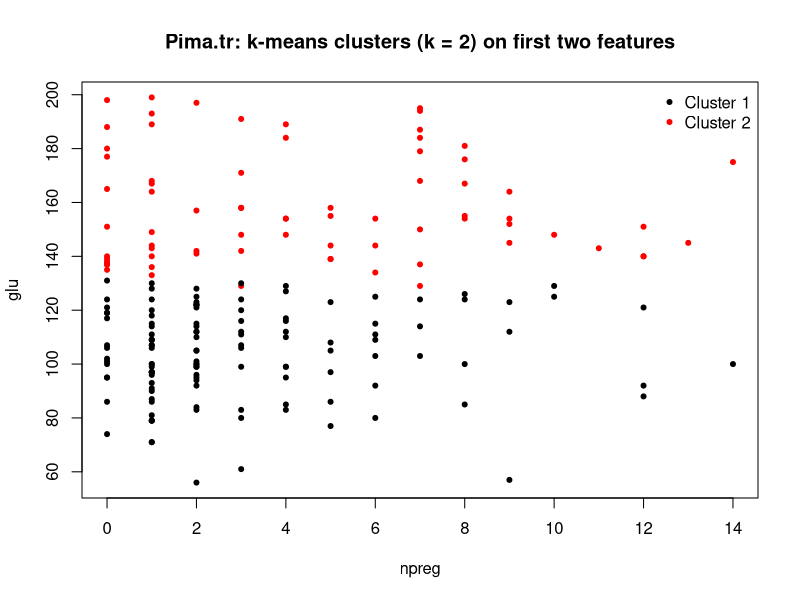

Here is the R script that generated this plot:
###############################################################################
## ST4060, 2023_2024_Q4
###############################################################################
library(MASS)

x <- Pima.tr
x$type <- NULL # feature matrix
y <- Pima.tr$type # response (Yes / No)


###############################################################################
# (a) Is this a regression or classification problem?
###############################################################################
# y contains diabetes status ("Yes"/"No"), i.e. a categorical / binary outcome.
# Predicting y from the numeric measurements in x is therefore a
# CLASSIFICATION problem, not regression.


###############################################################################
# (b) k-means clustering of x into k = 2 clusters
###############################################################################
set.seed(4060)

k <- 2
km2 <- kmeans(x, centers = k, nstart = 50)

# (b)(i) Confusion matrix between cluster labels and true classes y
table(cluster = km2$cluster, class = y)

# (b)(ii) Scatterplot of x[,1:2] with points coloured by cluster
{
  plot(x[, 1:2],
       col = c("black", "red")[km2$cluster], # black/red by cluster
       pch = 20, # filled circles
       xlab = colnames(x)[1],
       ylab = colnames(x)[2],
       main = "Pima.tr: k-means clusters (k = 2) on first two features")
  
  legend("topright",
         legend = paste("Cluster", 1:2),
         col    = c("black", "red"),
         pch    = 20,
         bty    = "n")
}



###############################################################################
# (c) Comment on spatial distribution and cluster membership
###############################################################################
# From the scatterplot (npreg vs glu), the two clusters separate mainly in the
# vertical direction: red points (cluster 2) tend to have higher glucose (glu),
# while black points (cluster 1) have lower glu values.
# There is substantial overlap in npreg (horizontal direction), so number of
# pregnancies does not drive the clustering as strongly as glucose.
# This suggests k-means has primarily partitioned the data into "low–glu" and
# "high–glu" groups, which we would expect to be related to diabetes status.



###############################################################################
# (d) Scaled PCA on x: number of PCs capturing 90% of the information
###############################################################################
pca_sc <- prcomp(x, scale. = TRUE)

# Proportion of variance explained by each PC
sdev2_sc <- pca_sc$sdev^2
prop_sc <- sdev2_sc / sum(sdev2_sc)
cumprop_sc <- cumsum(prop_sc)

pca_summary_sc <- data.frame(
  PC = seq_along(prop_sc),
  PropVar = prop_sc,
  CumProp = cumprop_sc
)
pca_summary_sc

# Smallest number of PCs needed to reach 90% cumulative variance:
num_pc_90 <- which(cumprop_sc >= 0.90)[1]
num_pc_90
# In the exam: quote num_pc_90 and justify by saying that the cumulative
# proportion of variance from scaled PCA first exceeds 90% at that PC.
# 5, the cumulative proportion of variance from scaled PCA first exceeds 90% at this PC.


###############################################################################
# (e) Unscaled PCA on x: variables mainly influencing first two PCs
###############################################################################
pca_un <- prcomp(x, scale. = FALSE)
loadings_12 <- pca_un$rotation[, 1:2]
loadings_12
# Variables with the largest absolute loadings in each column
# are the ones that mainly influence PC1 and PC2:
apply(abs(loadings_12), 2, function(z) names(z)[order(z, decreasing = TRUE)])

# In the exam:
# - State which variables have the largest |loading| on PC1 and on PC2.
# - Justify by noting that in PCA, the contribution of each original
#   feature to a component is given by its loading; large |loadings|
#   mean that feature is most influential for that principal component.
# - Because PCA here is UNscaled (covariance-based), variables with
#   larger raw variance tend to dominate the first components.

# In this specific case. 
# For PC1, the largest absolute loadings are for:
#   glu, age, and bp  (then skin, bmi, ...)
# so PC1 is mainly a contrast driven by glucose level, age and blood pressure.
#
# For PC2, the largest absolute loadings are for:
#   skin, bp, age, and bmi
# so PC2 is mainly influenced by skin thickness and blood pressure, with
# additional contribution from age and BMI.
#
# Justification:
# In PCA, the contribution of each original variable to a principal component
# is measured by its loading; variables with the largest absolute loadings are
# the most influential on that component. Because this PCA is UNscaled, PCs
# are also dominated by variables with larger raw variance (e.g. glu, skin).
